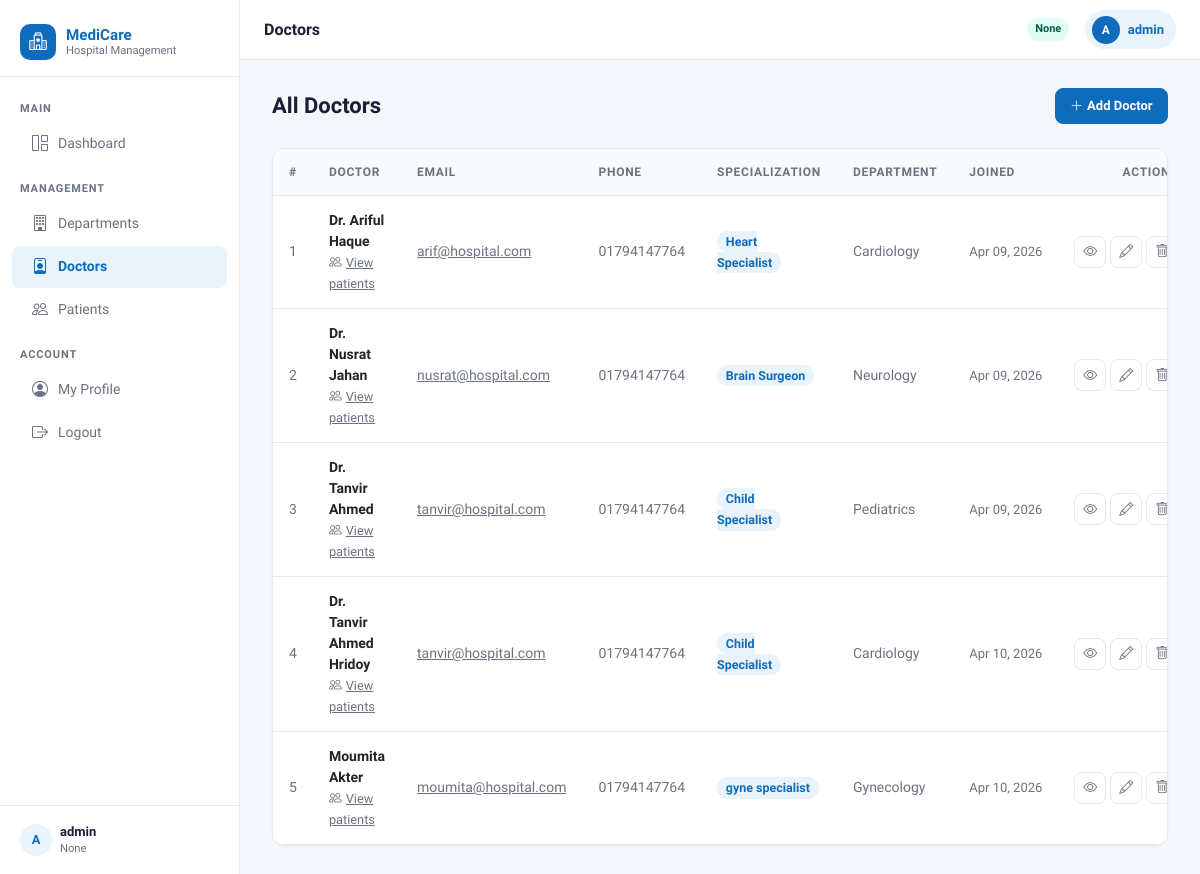
Page /doctor-list/ (signed in) on the committed database.
### myapp/models.py (models this page shows, shortened)
class UserInfoModel(AbstractUser):
    USER_TYPE = [
        ("Admin", "Admin"),
        ("Doctor", "Doctor"),
        ("Patient", "Patient"),
    ]
    full_name = models.CharField(max_length=100, null=True)
    address = models.TextField(null=True)
    user_type = models.CharField(choices=USER_TYPE, max_length=20, null=True)

class DoctorModel(models.Model):
    name = models.CharField(max_length=120, null=True)
    email = models.EmailField(max_length=120, null=True)
    phone = models.CharField(max_length=100, null=True)
    specialization = models.CharField(max_length=100, null=True)
    department = models.ForeignKey(DepartmentModel, on_delete=models.CASCADE)
    joining_date = models.DateField(auto_now_add=True, null=True)

class DepartmentModel(models.Model):
    name = models.CharField(max_length=100, null=True)
    description = models.TextField(null=True)
    created_at = models.DateTimeField(auto_now_add=True, null=True)
    def __str__(self):
        return self.name

### myapp/views.py (the view)
# urls.py: path("doctor-list/", doctor_list, name="doctor_list"),
@login_required
def doctor_list(request):
    form_data = DoctorModel.objects.all()
    context = {
        "form_data": form_data,
        "heading": "All Doctor Info",
        "title": "Doctor List",
    }
    return render(request, "doctor/doctor_list.html", context)

### myapp/templates/doctor/doctor_list.html (shortened to what this page needs)
{% extends 'master/base.html' %}
{% block nav_doc %}active{% endblock %}
{% block page_title %}Doctors{% endblock %}
{% block blockname %}
<div class="page-header">
  <h1>All Doctors</h1>
  {% if request.user.user_type != 'Patient' %}
    <a href="{% url 'add_doctor' %}" class="btn btn-primary">
      <i class="bi bi-plus-lg me-1"></i>Add Doctor
    </a>
  {% endif %}
</div>
{% if form_data %}
<div class="table-card">
  <table class="table table-hover">
    <thead>
      <tr>
        <th>#</th>
        <th>Doctor</th>
        <th>Email</th>
        <th>Phone</th>
        <th>Specialization</th>
        <th>Department</th>
        <th>Joined</th>
        {% if request.user.user_type != 'Patient' %}
          <th class="text-end">Actions</th>
        {% endif %}
      </tr>
    </thead>
    <tbody>
      {% for doctor in form_data %}
        <tr>
          <td class="text-muted">{{ forloop.counter }}</td>
          <td>
            <div class="fw-semibold">{{ doctor.name }}</div>
            {% if request.user.user_type != 'Patient' %}
              <a href="{% url 'view_doctor' doctor.id %}" style="font-size:.8rem;" class="text-muted">
                <i class="bi bi-people me-1"></i>View patients
              </a>
            {% endif %}
          </td>
          <td><a href="mailto:{{ doctor.email }}" class="text-muted">{{ doctor.email }}</a></td>
          <td class="text-muted">{{ doctor.phone }}</td>
          <td>
            <span style="background:#e8f3fc;color:#0f6cbd;padding:.2rem .55rem;border-radius:999px;font-size:.78rem;font-weight:600;">
              {{ doctor.specialization }}
            </span>
          </td>
          <td class="text-muted">{{ doctor.department }}</td>
          <td class="text-muted" style="font-size:.8125rem;white-space:nowrap;">{{ doctor.joining_date|date:"M d, Y" }}</td>
          {% if request.user.user_type != 'Patient' %}
            <td class="text-end">
              <div class="d-flex justify-content-end gap-1">
                <a href="{% url 'view_doctor' doctor.id %}" class="btn-icon" title="View patients">
                  <i class="bi bi-eye"></i>
                </a>
                <a href="{% url 'edit_doctor' doctor.id %}" class="btn-icon" title="Edit">
                  <i class="bi bi-pencil"></i>
                </a>
                <a href="{% url 'delete_doctor' doctor.id %}"
                   class="btn-icon danger"
                   title="Delete"
                   onclick="return confirm('Delete Dr. {{ doctor.name }}? This cannot be undone.')">
                  <i class="bi bi-trash"></i>
                </a>
              </div>
            </td>
          {% endif %}
        </tr>
      {% endfor %}
    </tbody>
  </table>
</div>
{% endif %}
{% endblock %}

### myapp/templates/master/base.html (shortened to what this page needs)
<!doctype html>
<html lang="en">
  <head>
    <link href="https://cdn.jsdelivr.net/npm/bootstrap@5.3.0/dist/css/bootstrap.min.css" rel="stylesheet">
    <link href="https://cdn.jsdelivr.net/npm/bootstrap-icons@1.11.0/font/bootstrap-icons.css" rel="stylesheet">
  </head>
  <body>
    <aside class="sidebar" id="sidebar">
      <a class="sidebar-brand" href="{% url 'home' %}">
        <div class="brand-icon"><i class="bi bi-hospital"></i></div>
        <div class="brand-text">
          MediCare
          <small>Hospital Management</small>
        </div>
      </a>
      <nav class="sidebar-nav">
        <div class="nav-section-label">Main</div>
        <a class="sidebar-link {% block nav_dashboard %}{% endblock %}" href="{% url 'dashboard' %}">
          <i class="bi bi-grid-1x2"></i> Dashboard
        </a>
        <div class="nav-section-label mt-2">Management</div>
        <a class="sidebar-link {% block nav_dept %}{% endblock %}" href="{% url 'department_list' %}">
          <i class="bi bi-building"></i> Departments
        </a>
        <a class="sidebar-link {% block nav_doc %}{% endblock %}" href="{% url 'doctor_list' %}">
          <i class="bi bi-person-badge"></i> Doctors
        </a>
        <a class="sidebar-link {% block nav_pat %}{% endblock %}" href="{% url 'patient_list' %}">
          <i class="bi bi-people"></i> Patients
        </a>
        <div class="nav-section-label mt-2">Account</div>
        <a class="sidebar-link {% block nav_profile %}{% endblock %}" href="{% url 'profile' %}">
          <i class="bi bi-person-circle"></i> My Profile
        </a>
        <a class="sidebar-link" href="{% url 'logout_page' %}">
          <i class="bi bi-box-arrow-right"></i> Logout
        </a>
      </nav>
      {% if request.user.is_authenticated %}
      <div class="sidebar-footer">
        <div class="d-flex align-items-center gap-2">
          <div style="width:32px;height:32px;background:var(--primary-light);border-radius:50%;display:flex;align-items:center;justify-content:center;color:var(--primary);font-weight:700;font-size:.8rem;">
            {{ request.user.username|first|upper }}
          </div>
          <div>
            <div style="font-size:.8125rem;font-weight:600;color:var(--text-main);">{{ request.user.full_name|default:request.user.username }}</div>
            <div style="font-size:.7rem;color:var(--text-muted);">{{ request.user.user_type }}</div>
          </div>
        </div>
      </div>
      {% endif %}
    </aside>
    <header class="topbar">
      <span class="topbar-title">{% block page_title %}{{ heading|default:"Dashboard" }}{% endblock %}</span>
      {% if request.user.is_authenticated %}
        <span class="role-badge">{{ request.user.user_type }}</span>
        <a href="{% url 'profile' %}" class="user-badge text-decoration-none">
          <div class="avatar">{{ request.user.username|first|upper }}</div>
          {{ request.user.username }}
        </a>
      {% endif %}
    </header>
    <main class="main-content">
      <div class="page-body">
        {% block blockname %}{% endblock %}
      </div>
    </main>
  </body>
</html>

### myapp/templates/master/base.html (style rules this page uses)
:root { --primary: #0f6cbd; --primary-light: #e8f3fc; --accent: #00b4a0; --danger: #d93025; --warning: #f59e0b; --text-main: #1a1f36; --text-muted: #6b7280; --border: #e5e7eb; --bg-body: #f4f6fb; --card-bg: #ffffff; --sidebar-w: 240px; }
*, *::before, *::after { box-sizing: border-box; }
body { font-family: 'Plus Jakarta Sans', sans-serif; background: var(--bg-body); color: var(--text-main); margin: 0; min-height: 100vh; }
.sidebar { position: fixed; top: 0; left: 0; bottom: 0; width: var(--sidebar-w); background: #ffffff; border-right: 1px solid var(--border); display: flex; flex-direction: column; z-index: 1000; transition: transform .25s ease; }
.sidebar-brand { padding: 1.5rem 1.25rem 1rem; border-bottom: 1px solid var(--border); display: flex; align-items: center; gap: .625rem; text-decoration: none; color: var(--text-main); }
.sidebar-brand .brand-icon { width: 36px; height: 36px; background: var(--primary); border-radius: 10px; display: flex; align-items: center; justify-content: center; color: #fff; font-size: 1.1rem; flex-shrink: 0; }
.sidebar-brand .brand-text { font-size: .95rem; font-weight: 700; line-height: 1.2; }
.sidebar-brand .brand-text small { display: block; font-weight: 400; font-size: .7rem; color: var(--text-muted); }
.sidebar-nav { flex: 1; padding: 1rem 0; overflow-y: auto; }
.nav-section-label { font-size: .6875rem; font-weight: 600; text-transform: uppercase; letter-spacing: .08em; color: var(--text-muted); padding: .5rem 1.25rem .25rem; }
.sidebar-link { display: flex; align-items: center; gap: .625rem; padding: .55rem 1.25rem; color: var(--text-muted); text-decoration: none; font-size: .875rem; font-weight: 500; border-radius: 0; transition: background .15s, color .15s; margin: .1rem .75rem; border-radius: 8px; }
.sidebar-link i { font-size: 1rem; flex-shrink: 0; }
.sidebar-link.active { background: var(--primary-light); color: var(--primary); font-weight: 600; }
.sidebar-footer { padding: 1rem 1.25rem; border-top: 1px solid var(--border); font-size: .8125rem; color: var(--text-muted); }
.topbar { position: fixed; top: 0; left: var(--sidebar-w); right: 0; height: 60px; background: #fff; border-bottom: 1px solid var(--border); display: flex; align-items: center; padding: 0 1.5rem; gap: 1rem; z-index: 999; }
.topbar-title { font-size: 1rem; font-weight: 600; flex: 1; }
.user-badge { display: flex; align-items: center; gap: .5rem; background: var(--primary-light); color: var(--primary); border-radius: 999px; padding: .35rem .75rem .35rem .4rem; font-size: .8125rem; font-weight: 600; }
.user-badge .avatar { width: 28px; height: 28px; background: var(--primary); border-radius: 50%; color: #fff; display: flex; align-items: center; justify-content: center; font-size: .75rem; font-weight: 700; flex-shrink: 0; }
.role-badge { font-size: .6875rem; font-weight: 600; padding: .2rem .5rem; border-radius: 999px; background: #e0fdf4; color: #065f46; }
.main-content { margin-left: var(--sidebar-w); padding-top: 60px; min-height: 100vh; }
.page-body { padding: 1.75rem 2rem; max-width: 1280px; }
.page-header { display: flex; align-items: center; justify-content: space-between; flex-wrap: wrap; gap: 1rem; margin-bottom: 1.5rem; }
.page-header h1 { font-size: 1.375rem; font-weight: 700; margin: 0; }
.table-card { border: 1px solid var(--border); border-radius: 12px; overflow: hidden; background: #fff; box-shadow: 0 1px 3px rgba(0,0,0,.04); }
.table { margin: 0; }
.table thead th { background: #f8fafc; font-size: .75rem; font-weight: 600; text-transform: uppercase; letter-spacing: .06em; color: var(--text-muted); border-bottom: 1px solid var(--border); padding: .875rem 1rem; white-space: nowrap; }
.table tbody td, .table tbody th { padding: .875rem 1rem; vertical-align: middle; border-color: var(--border); font-size: .875rem; }
.btn { font-size: .8125rem; font-weight: 600; border-radius: 8px; padding: .45rem .9rem; transition: all .15s; }
.btn-primary { background: var(--primary); border-color: var(--primary); }
.btn-icon { width: 32px; height: 32px; padding: 0; display: inline-flex; align-items: center; justify-content: center; border-radius: 8px; border: 1px solid var(--border); background: #fff; color: var(--text-muted); transition: all .15s; }
a { color: inherit; }
.text-muted { color: var(--text-muted) !important; }

### rows in the picture
UserInfoModel: user.username|first "A", user.full_name "admin", user.user_type "None", user.username "admin"
DoctorModel: name "Dr. Ariful Haque", email "arif@hospital.com", phone "01794147764", specialization "Heart Specialist", department "Cardiology", joining_date "Apr 09, 2026"
DoctorModel: name "Dr. Nusrat Jahan", email "nusrat@hospital.com", phone "01794147764", specialization "Brain Surgeon", department "Neurology", joining_date "Apr 09, 2026"
DoctorModel: name "Dr. Tanvir Ahmed", email "tanvir@hospital.com", phone "01794147764", specialization "Child Specialist", department "Pediatrics", joining_date "Apr 09, 2026"
DoctorModel: name "Dr. Tanvir Ahmed Hridoy", email "tanvir@hospital.com", phone "01794147764", specialization "Child Specialist", department "Cardiology", joining_date "Apr 10, 2026"
DoctorModel: name "Moumita Akter", email "moumita@hospital.com", phone "01794147764", specialization "gyne specialist", department "Gynecology", joining_date "Apr 10, 2026"
